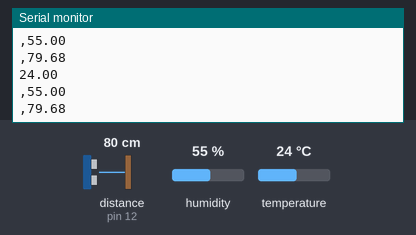
Recording of a sketch running on a simulated Arduino Uno, built with avr-gcc and run on an emulated ATmega328P. On the bench: the last lines printed to the serial monitor. Wiring (inferred from the names in the program): ultrasonic range finder: trigger pin 11; echo pin 12. Inputs (shaded band) come from the test bench; at power-on: distance to the obstacle (sensor on pin 12) 80 cm, humidity 55 %, temperature 24 °C. The echo pulse lasts 58.3 µs per cm.

Above: at 2.8 s.
2.9 s: distance to the obstacle (sensor on pin 12) set to 2 cm
At 5.2 s:
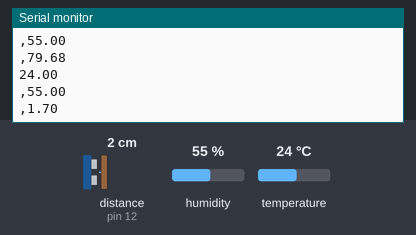
5.6 s: humidity set to 22 %
At 6.5 s:
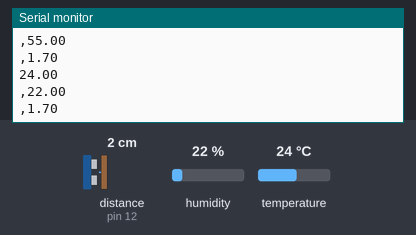
8.3 s: temperature set to 12 °C
At 10.8 s:
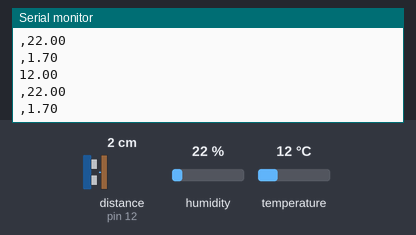
11.0 s: distance to the obstacle (sensor on pin 12) set to 4 cm
At 12.6 s:
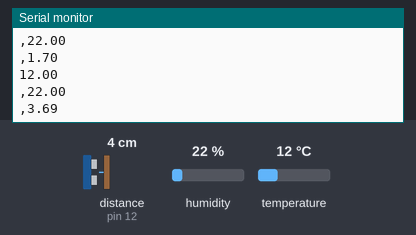
13.7 s: humidity set to 40 %
At 15.1 s:
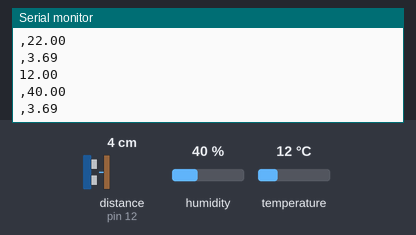
Timing chart, 0 to 16.7 s (numbered marks = the images above; inputs shaded):
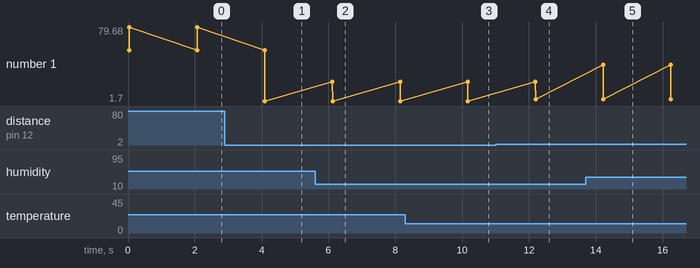

The sketch:

IOT_Project.ino
```cpp
#include <DHT.h>

#define DHTPIN 7
#define DHTTYPE DHT11

DHT dht(DHTPIN,DHTTYPE);

const int trigPin = 11;
const int echoPin = 12;

float duration, distance;

void setup() {
  pinMode(trigPin, OUTPUT);
  pinMode(echoPin, INPUT);
  Serial.begin(9600);
  dht.begin();
}

void loop() {
  digitalWrite(trigPin, LOW);
  delayMicroseconds(2);
  digitalWrite(trigPin, HIGH);
  delayMicroseconds(10);
  digitalWrite(trigPin, LOW);

  duration = pulseIn(echoPin, HIGH);
  distance = (duration*.0343)/2;
  //Serial.print("Distance: ");
  //Serial.println(distance);

  int chk = dht.read(DHTPIN);
  Serial.println(dht.readTemperature());
  Serial.print(",");
  Serial.println(dht.readHumidity());
  Serial.print(",");
  Serial.println(distance);
  delay(2000);
}
```

Measured:
- after the input at 2.9 s, the serial monitor: prints a new line after 1.2 s (image 1)
- after the input at 5.6 s, the serial monitor: prints a new line after 0.52 s (image 2)
- after the input at 8.3 s, the serial monitor: prints a new line after 1.9 s (image 3)
- after the input at 11.0 s, the serial monitor: prints a new line after 1.2 s (image 4)
- after the input at 13.7 s, the serial monitor: prints a new line after 0.52 s (image 5)
- plotted number 1: 79.68 → 1.7 after the input at 2.9 s, 1.7 → 3.69 after the input at 11.0 s
